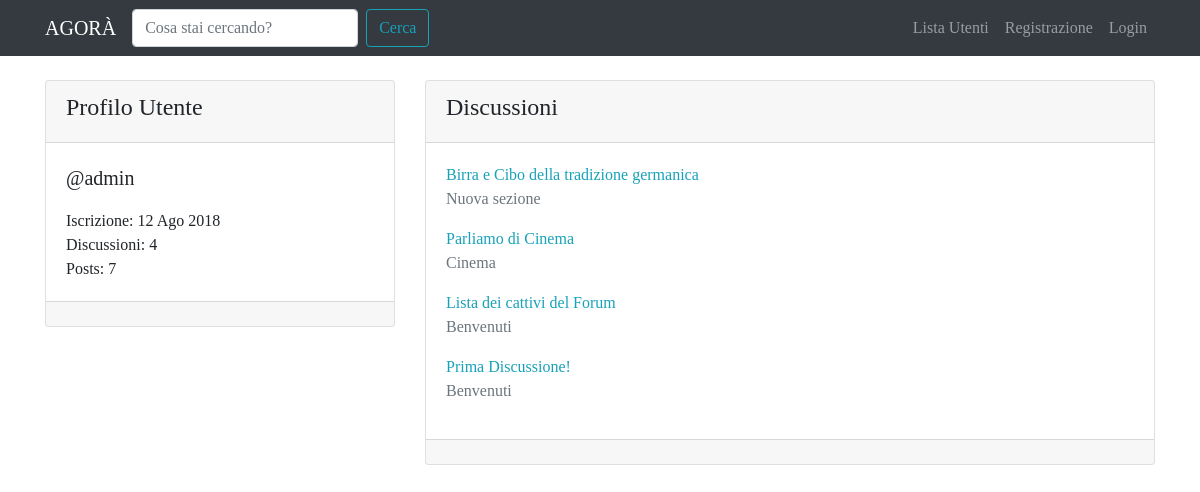
Screenshot of /user/admin/ with the database file from the repository.
### forum/models.py (models this page shows, shortened)
class Discussione(models.Model):
    titolo = models.CharField(max_length=120)
    data_creazione = models.DateTimeField(auto_now_add=True)
    autore_discussione = models.ForeignKey(User, on_delete=models.CASCADE, related_name="discussioni")
    sezione_di_appartenenza = models.ForeignKey(Sezione, on_delete=models.CASCADE)
    def get_absolute_url(self):
        return reverse("discussione_view", kwargs={"pk": self.pk})
    class Meta:
        verbose_name = "discussione"
        verbose_name_plural = "discussioni"

class Sezione(models.Model):
    nome_sezione = models.CharField(max_length = 80)
    descrizione = models.CharField(max_length = 150, blank=True, null=True)
    logo_sezione = models.ImageField(blank=True, null=True)
    def __str__(self):
        return self.nome_sezione
    class Meta:
        verbose_name = "sezione"
        verbose_name_plural = "sezioni"

### core/views.py (the view)
# urls.py: path('user/<username>/', views.userProfileView, name="user_profile"),
def userProfileView(request, username):
    user = get_object_or_404(User, username=username)
    discussioni_utente = Discussione.objects.filter(autore_discussione=user).order_by("-pk")
    context = {"user": user, "discussioni_utente": discussioni_utente }
    return render(request, 'core/user_profile.html', context)

### core/templates/core/user_profile.html (shortened to what this page needs)
{% extends 'base.html' %}
{% block content %}
    <div class="row mt-3">
        <div class="col-4">
            <div class="card my-2">
                <div class="card-header">
                    <h4>{% if request.user == user %}Il Tuo {% endif %}Profilo Utente</h4>
                </div>
                <div class="card-body">
                    <p class="lead">@{{ user }}</p>
                    <p class="mb-0">Iscrizione: {{ user.date_joined|date:"d M Y"}}</p>
                    <p class="mb-0">Discussioni: {{ user.discussioni.count }}</p>
                    <p class="mb-0">Posts: {{ user.posts.count }}</p>
                </div>
                <div class="card-footer"></div>
            </div>
        </div>
        <div class="col-8">
            <div class="card my-2">
                <div class="card-header">
                    <h4>Discussioni</h4>
                </div>
                <div class="card-body">
                    {% for discussione in discussioni_utente %}
                        <a href="{{ discussione.get_absolute_url }}">{{ discussione.titolo }}</a>
                        <p class="text-muted">{{ discussione.sezione_di_appartenenza }}</p>
                    {% empty %}
                        {% if request.user != user %}
                            <p>{{ user }} non ha creato alcuna discussione!</p>
                        {% else %}
                            <p>Non hai creato alcuna discussione! Inizia subito!</p>
                        {% endif %}
                    {% endfor %}
                </div>
                <div class="card-footer"></div>
            </div>
        </div>
    </div>
{% endblock content %}

### static-storage/css/agora.css (style rules this page uses)
body { font-family: 'Slabo 27px', serif; }
a, a:hover { color:#17a2b8 }

### rows the page displays
Discussione: titolo "Birra e Cibo della tradizione germanica", sezione_di_appartenenza "Nuova sezione"
Discussione: titolo "Parliamo di Cinema", sezione_di_appartenenza "Cinema"
Discussione: titolo "Lista dei cattivi del Forum", sezione_di_appartenenza "Benvenuti"
Discussione: titolo "Prima Discussione!", sezione_di_appartenenza "Benvenuti"

### other values shown
{{ user }} "admin"
{{ user.date_joined|date:"d M Y" }} "12 Ago 2018"
{{ user.discussioni.count }} "4"
{{ user.posts.count }} "7"
